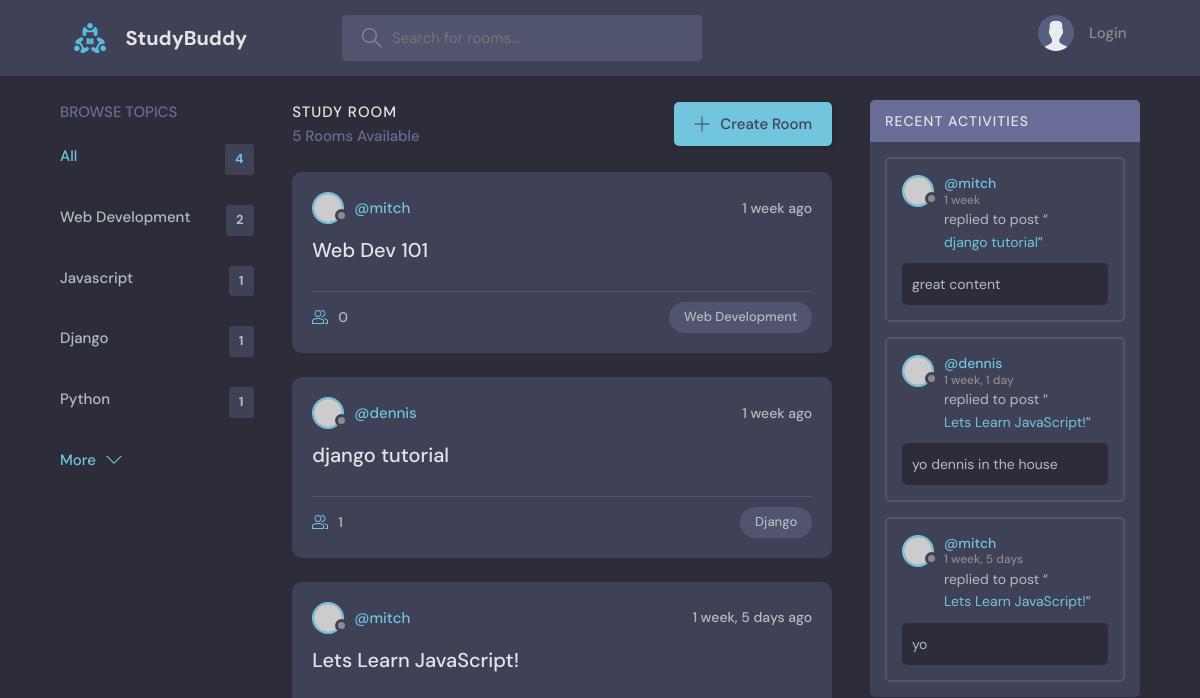
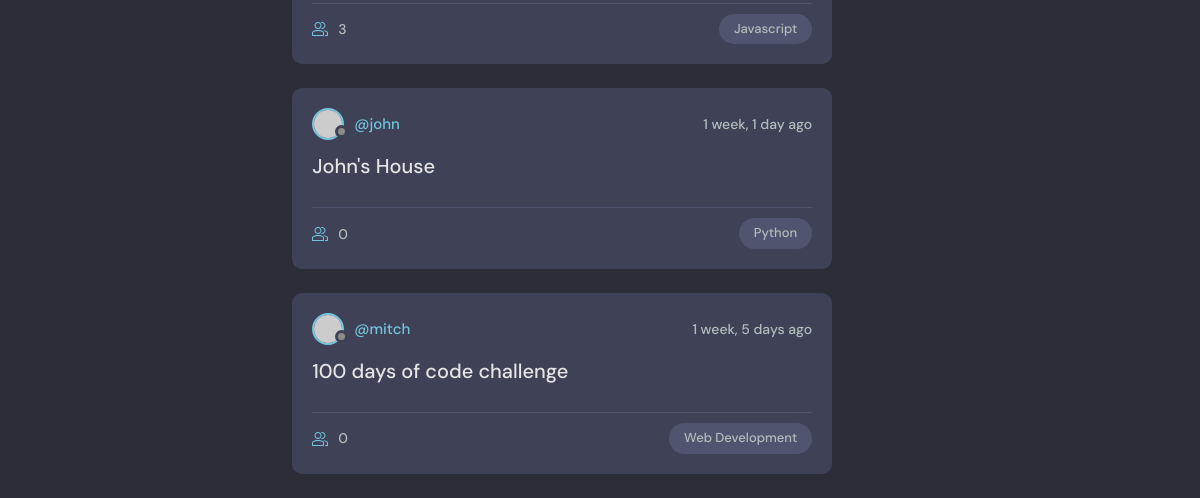
/, run on an earlier commit of the app's database (2 pictures, top to bottom).
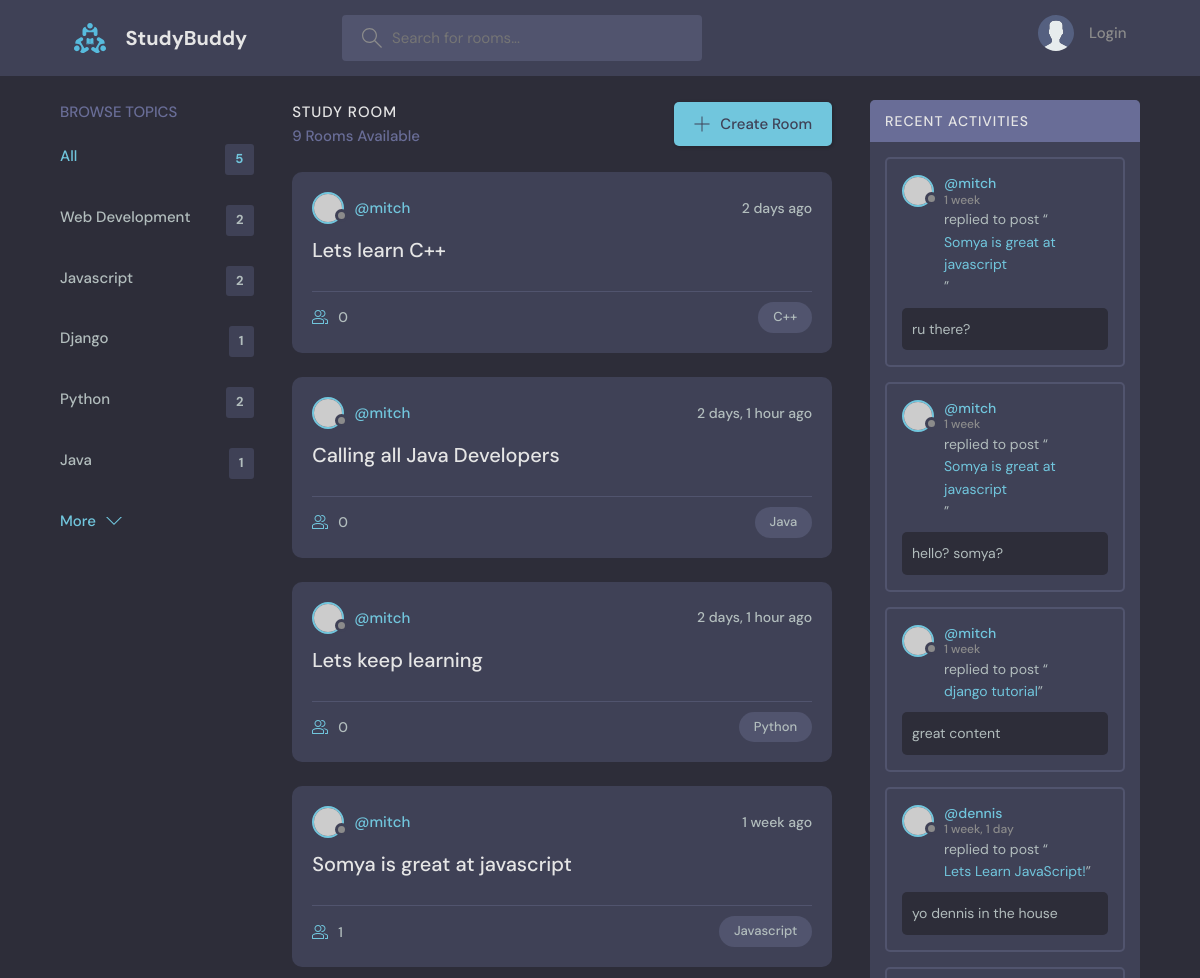
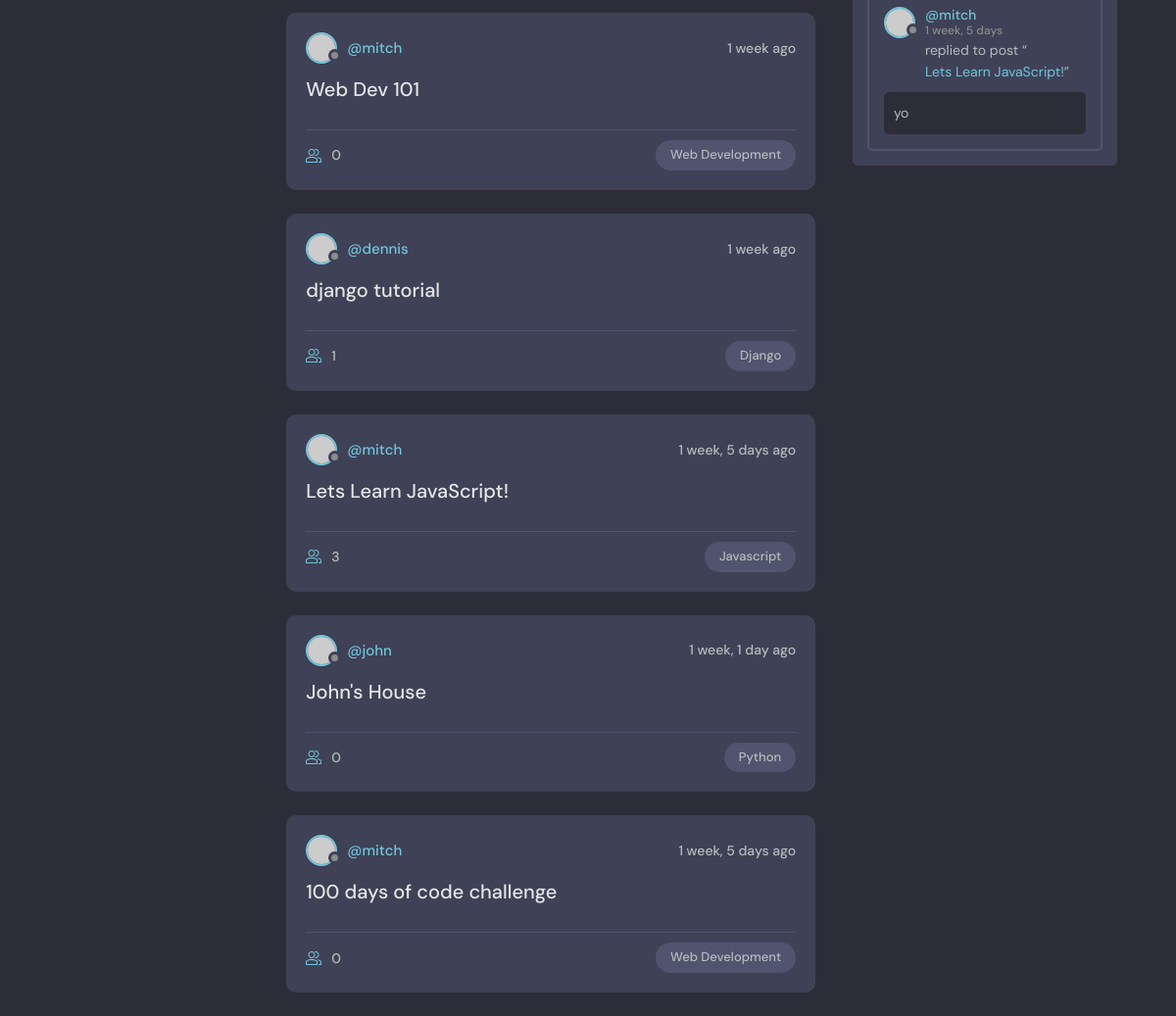
And on a later commit of the database (2 pictures, top to bottom).
### base/models.py (models this page shows, shortened)
class Topic(models.Model):
    name = models.CharField(max_length=200)

class Room(models.Model):
    host = models.ForeignKey(User, on_delete=models.SET_NULL, null=True)
    topic = models.ForeignKey(Topic, on_delete=models.SET_NULL, null=True)
    name = models.CharField(max_length=200)
    description = models.TextField(null=True, blank=True)
    participants = models.ManyToManyField(User, related_name='participants', blank=True)
    updated = models.DateTimeField(auto_now=True)
    created = models.DateTimeField(auto_now_add=True)
    class Meta:
        ordering =['-updated', '-created']

class Message(models.Model):
    user = models.ForeignKey(User, on_delete=models.CASCADE)
    room = models.ForeignKey(Room, on_delete=models.CASCADE)
    body = models.TextField()
    updated = models.DateTimeField(auto_now=True)
    created = models.DateTimeField(auto_now_add=True)
    class Meta:
        ordering = ['-updated', '-created']

### base/views.py (the view)
# urls.py: path('', views.home, name="home"),
def home(request):
    q = request.GET.get('q') if request.GET.get('q') != None else ''
    rooms = Room.objects.filter(
        Q(topic__name__icontains=q) |
        Q(name__icontains=q) |
        Q(description__icontains=q)
        )
    topics = Topic.objects.all()[0:5]
    room_count = rooms.count()
    room_messages = Message.objects.filter(Q(room__topic__name__icontains=q))
    context = {'rooms':rooms, 'topics':topics, 'room_count':room_count, 'room_messages':room_messages}
    return render(request, "base/home.html", context)

### base/templates/base/home.html (shortened to what this page needs)
{% extends 'main.html' %}
{% block content %}
  <main class="layout layout--3">
    <div class="container">
      {% include 'base/topics_component.html' %}
      <div class="roomList">
        <div class="roomList__header">
          <div>
            <h2>Study Room</h2>
            <p>{{room_count}} Rooms Available</p>
          </div>
          <a class="btn btn--main" href="{% url 'create-room' %}">
            <svg version="1.1" xmlns="http://www.w3.org/2000/svg" width="32" height="32" viewBox="0 0 32 32">
              <title>add</title>
              <path
                d="M16.943 0.943h-1.885v14.115h-14.115v1.885h14.115v14.115h1.885v-14.115h14.115v-1.885h-14.115v-14.115z"
              ></path>
            </svg>
            Create Room
          </a>
        </div>
        {% include 'base/feed_component.html' %}
      </div>
      {% include 'base/activity_component.html' %}
    </div>
  </main>
{% endblock %}

### base/templates/base/topics_component.html
<div class="topics">
    <div class="topics__header">
      <h2>Browse Topics</h2>
    </div>
    <ul class="topics__list">
      <li>
        <a href="{% url 'home' %}" class="active">All <span>{{topics.count}}</span></a>
      </li>
      {% for topic in topics %}
      <li>
        <a href="{% url 'home' %}?q={{topic.name}}">{{topic.name}} <span>{{topic.room_set.all.count}}</span></a>
      </li>
      {% endfor %}
    </ul>
    <a class="btn btn--link" href="{% url 'topics' %}">
      More
      <svg version="1.1" xmlns="http://www.w3.org/2000/svg" width="32" height="32" viewBox="0 0 32 32">
        <title>chevron-down</title>
        <path d="M16 21l-13-13h-3l16 16 16-16h-3l-13 13z"></path>
      </svg>
    </a>
</div>

### base/templates/base/feed_component.html (shortened to what this page needs)
{% for room in rooms %}
<div class="roomListRoom">
    <div class="roomListRoom__header">
      <a href="{% url 'user-profile' room.host.id %}" class="roomListRoom__author">
        <div class="avatar avatar--small">
          <img src="https://randomuser.me/api/portraits/women/11.jpg" />
        </div>
        <span>@{{room.host.username}}</span>
      </a>
      <div class="roomListRoom__actions">
        <span>{{room.created|timesince}} ago</span>
      </div>
    </div>
    <div class="roomListRoom__content">
      <a href="{% url 'room' room.id %}">{{room.name}}</a>
    </div>
    <div class="roomListRoom__meta">
      <a href="{% url 'room' room.id %}" class="roomListRoom__joined">
        {{room.participants.all.count}}
      </a>
      <p class="roomListRoom__topic">{{room.topic.name}}</p>
    </div>
</div>
{% endfor %}

### base/templates/base/activity_component.html (shortened to what this page needs)
<div class="activities">
    <div class="activities__header">
      <h2>Recent Activities</h2>
    </div>
    {% for message in room_messages %}
    <div class="activities__box">
      <div class="activities__boxHeader roomListRoom__header">
        <a href="{% url 'user-profile' message.user.id %}" class="roomListRoom__author">
          <div class="avatar avatar--small">
            <img src="https://randomuser.me/api/portraits/women/11.jpg" />
          </div>
          <p>@{{ message.user }}
            <span>{{ message.created|timesince }}</span>
          </p>
        </a>
      </div>
      <div class="activities__boxContent">
        <p>replied to post “<a href="{% url 'room' message.room.id %}">{{message.room.name}}</a>”</p>
        <div class="activities__boxRoomContent">
            {{message.body}}
        </div>
      </div>
    </div>
    {% endfor %}
</div>

What changed in the data, as far as the page shows it:
computed for Topic "Javascript": room_set.all.count "1" → "2"
computed for Topic "Python": room_set.all.count "1" → "2"
added Topic: name "Java", room_set.all.count "1"
added Room: host.username "mitch", created "2 days", name "Lets learn C++", participants.all.count "0", topic.name "C++"
added Room: host.username "mitch", created "2 days, 1 hour", name "Calling all Java Developers", participants.all.count "0", topic.name "Java"
added Room: host.username "mitch", created "2 days, 1 hour", name "Lets keep learning", participants.all.count "0", topic.name "Python"
added Room: host.username "mitch", created "1 week", name "Somya is great at javascript", participants.all.count "1", topic.name "Javascript"
added Message: user "mitch", created "1 week", room.name "Somya is great at javascript", body "ru there?"
added Message: user "mitch", created "1 week", room.name "Somya is great at javascript", body "hello? somya?"
Also different on the page:
{{ topics.count }}: "4" → "5"
{{ room_count }}: "5" → "9"
